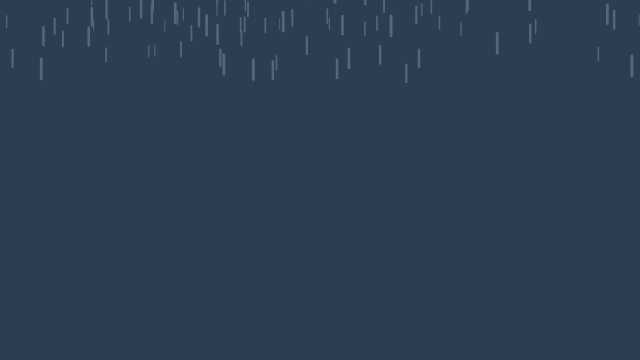
Frame 1 (no input)
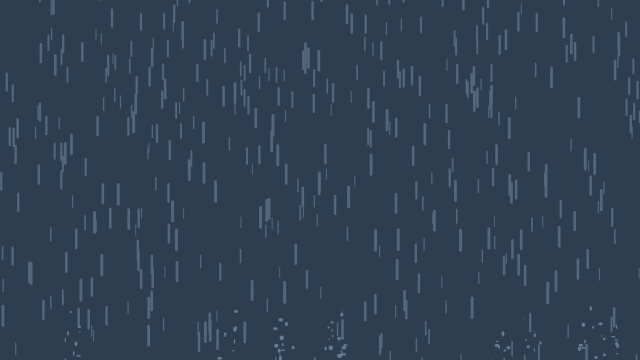
Frame 60 (no input)
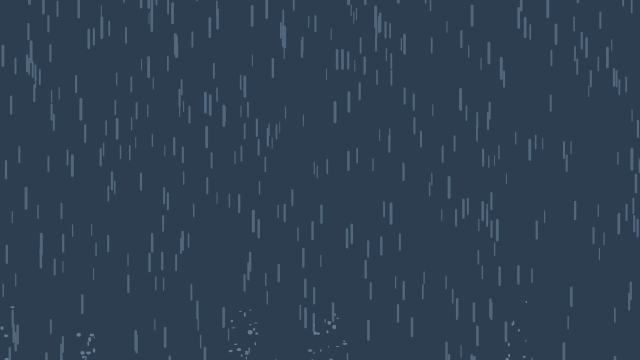
Frame 120 (the mouse pressed at the canvas centre since frame 60)

The p5.js sketch that drew these frames (run headless with seeded random() and noise() and a simulated clock; from frame 60 on, the mouse is pressed at the canvas centre):

// p5.js sketch
// ── sketch.js
  var drops = []
  var numDrops = 600;

function setup(){
  createCanvas(640, 360);

  for (var i = 0; i < numDrops; i++){
    drops[i] = new Drop()
  }
}

function draw() {
  lightning = random(1,100);
  if(lightning < 99){
    background(44, 62, 80);
  } else{
    background(199, 207, 219);
  }

  //rotate(0.1);
  for(var i = 0; i < drops.length; i++){
    drops[i].fall();
    drops[i].show();
  }
}

// ── drop.js
function Drop(){
  this.x = random(width);
  this.y = random(-500, 50);
  this.z = random(0,20);
  this.explode = false
  this.len = map(this.z, 0, 20, 10, 20);
  this.yspeed = map(this.z, 0, 20, 1, 20);

  this.fall = function(){
    this.y = this.y + this.yspeed;
    var gravity = map(this.z, 0, 20, 0.1, 0.2);
    this.yspeed = this.yspeed + gravity;


    if ((this.y > height)||(this.x == mouseX && this.y == mouseY)){
      ellipse(posx, posy, 20, 5);
      for (var i = 0; i < 10; i++){
        var yrandom = random(30,70);
        var posx = random(this.x-10, this.x+10);
        var posy = random(this.y, this.y-yrandom);
        noStroke();
        fill(102, 123, 144);
        ellipse(posx, posy, random(1,5), random(1,5));
      }

      this.y = random(-200, -100);
      this.yspeed = map(this.z, 0, 20, 4, 10);
    }
  }

  this.show = function(){
    var thick = map(this.z, 0, 20, 1, 3);
    strokeWeight(thick);
    stroke(82, 103, 124);
    line(this.x,this.y,this.x,this.y+this.len);
  }
}
